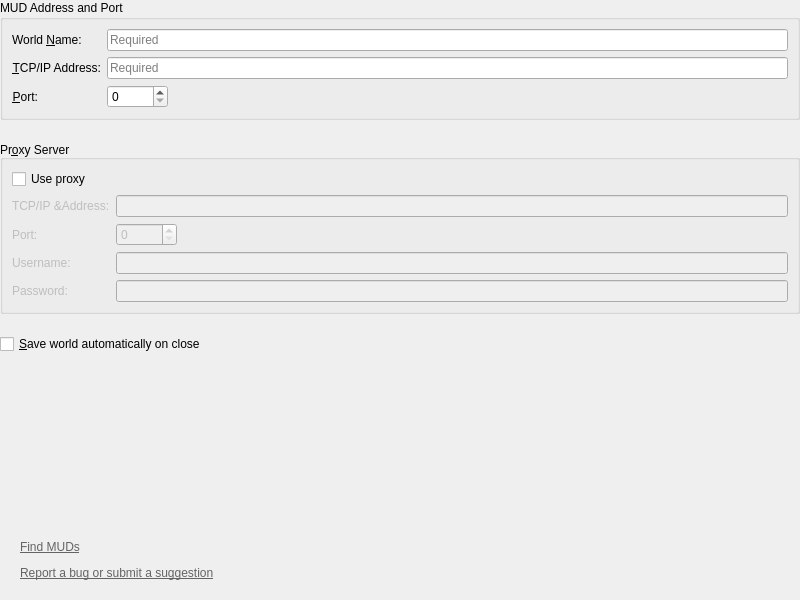
<?xml version="1.0" encoding="UTF-8"?>
<ui version="4.0">
 <class>PrefsAddress</class>
 <widget class="QWidget" name="PrefsAddress">
  <property name="geometry">
   <rect>
    <x>0</x>
    <y>0</y>
    <width>800</width>
    <height>600</height>
   </rect>
  </property>
  <property name="windowTitle">
   <string>IP Address</string>
  </property>
  <layout class="QVBoxLayout" name="_2">
   <property name="spacing">
    <number>20</number>
   </property>
   <property name="leftMargin">
    <number>0</number>
   </property>
   <property name="topMargin">
    <number>0</number>
   </property>
   <property name="rightMargin">
    <number>0</number>
   </property>
   <property name="bottomMargin">
    <number>0</number>
   </property>
   <item>
    <widget class="QGroupBox" name="_mud">
     <property name="sizePolicy">
      <sizepolicy hsizetype="Preferred" vsizetype="Preferred">
       <horstretch>4</horstretch>
       <verstretch>0</verstretch>
      </sizepolicy>
     </property>
     <property name="title">
      <string>MUD Address and Port</string>
     </property>
     <layout class="QFormLayout" name="formLayout">
      <item row="0" column="0">
       <widget class="QLabel" name="Name_label">
        <property name="text">
         <string>World &amp;Name:</string>
        </property>
        <property name="buddy">
         <cstring>Name</cstring>
        </property>
       </widget>
      </item>
      <item row="0" column="1">
       <widget class="QLineEdit" name="Name">
        <property name="placeholderText">
         <string>Required</string>
        </property>
       </widget>
      </item>
      <item row="1" column="0">
       <widget class="QLabel" name="Site_label">
        <property name="text">
         <string>&amp;TCP/IP Address:</string>
        </property>
        <property name="alignment">
         <set>Qt::AlignmentFlag::AlignRight|Qt::AlignmentFlag::AlignTrailing|Qt::AlignmentFlag::AlignVCenter</set>
        </property>
        <property name="buddy">
         <cstring>Site</cstring>
        </property>
       </widget>
      </item>
      <item row="1" column="1">
       <widget class="QLineEdit" name="Site">
        <property name="sizePolicy">
         <sizepolicy hsizetype="Expanding" vsizetype="Fixed">
          <horstretch>0</horstretch>
          <verstretch>0</verstretch>
         </sizepolicy>
        </property>
        <property name="placeholderText">
         <string>Required</string>
        </property>
       </widget>
      </item>
      <item row="2" column="0">
       <widget class="QLabel" name="Port_label">
        <property name="text">
         <string>&amp;Port:</string>
        </property>
        <property name="alignment">
         <set>Qt::AlignmentFlag::AlignRight|Qt::AlignmentFlag::AlignTrailing|Qt::AlignmentFlag::AlignVCenter</set>
        </property>
        <property name="buddy">
         <cstring>Port</cstring>
        </property>
       </widget>
      </item>
      <item row="2" column="1">
       <widget class="QSpinBox" name="Port">
        <property name="sizePolicy">
         <sizepolicy hsizetype="Fixed" vsizetype="Fixed">
          <horstretch>0</horstretch>
          <verstretch>0</verstretch>
         </sizepolicy>
        </property>
        <property name="maximum">
         <number>65535</number>
        </property>
       </widget>
      </item>
     </layout>
    </widget>
   </item>
   <item>
    <widget class="QGroupBox" name="_proxy">
     <property name="sizePolicy">
      <sizepolicy hsizetype="Preferred" vsizetype="Preferred">
       <horstretch>3</horstretch>
       <verstretch>0</verstretch>
      </sizepolicy>
     </property>
     <property name="title">
      <string>Pr&amp;oxy Server</string>
     </property>
     <property name="alignment">
      <set>Qt::AlignmentFlag::AlignBottom|Qt::AlignmentFlag::AlignLeading|Qt::AlignmentFlag::AlignLeft</set>
     </property>
     <layout class="QVBoxLayout" name="verticalLayout_2">
      <item>
       <widget class="QCheckBox" name="UseProxy">
        <property name="text">
         <string>Use proxy</string>
        </property>
       </widget>
      </item>
      <item>
       <widget class="QWidget" name="_proxy_credentials" native="true">
        <property name="enabled">
         <bool>false</bool>
        </property>
        <layout class="QFormLayout">
         <property name="leftMargin">
          <number>0</number>
         </property>
         <property name="topMargin">
          <number>0</number>
         </property>
         <property name="rightMargin">
          <number>0</number>
         </property>
         <property name="bottomMargin">
          <number>0</number>
         </property>
         <item row="0" column="0">
          <widget class="QLabel" name="ProxyServer_label">
           <property name="text">
            <string>TCP/IP &amp;Address:</string>
           </property>
          </widget>
         </item>
         <item row="0" column="1">
          <widget class="QLineEdit" name="ProxyServer"/>
         </item>
         <item row="1" column="0">
          <widget class="QLabel" name="ProxyPort_label">
           <property name="text">
            <string>Port:</string>
           </property>
          </widget>
         </item>
         <item row="1" column="1">
          <widget class="QSpinBox" name="ProxyPort">
           <property name="sizePolicy">
            <sizepolicy hsizetype="Fixed" vsizetype="Fixed">
             <horstretch>0</horstretch>
             <verstretch>0</verstretch>
            </sizepolicy>
           </property>
           <property name="maximum">
            <number>65535</number>
           </property>
          </widget>
         </item>
         <item row="2" column="0">
          <widget class="QLabel" name="ProxyUsername_label">
           <property name="text">
            <string>Username:</string>
           </property>
          </widget>
         </item>
         <item row="2" column="1">
          <widget class="QLineEdit" name="ProxyUsername"/>
         </item>
         <item row="3" column="0">
          <widget class="QLabel" name="ProxyPassword_label">
           <property name="text">
            <string>Password:</string>
           </property>
          </widget>
         </item>
         <item row="3" column="1">
          <widget class="QLineEdit" name="ProxyPassword">
           <property name="inputMethodHints">
            <set>Qt::InputMethodHint::ImhSensitiveData</set>
           </property>
          </widget>
         </item>
        </layout>
       </widget>
      </item>
     </layout>
    </widget>
   </item>
   <item>
    <widget class="QCheckBox" name="SaveWorldAutomatically">
     <property name="text">
      <string>&amp;Save world automatically on close</string>
     </property>
    </widget>
   </item>
   <item>
    <spacer name="spacer">
     <property name="orientation">
      <enum>Qt::Orientation::Vertical</enum>
     </property>
     <property name="sizeHint" stdset="0">
      <size>
       <width>0</width>
       <height>0</height>
      </size>
     </property>
    </spacer>
   </item>
   <item>
    <widget class="QLabel" name="links">
     <property name="sizePolicy">
      <sizepolicy hsizetype="Preferred" vsizetype="Expanding">
       <horstretch>0</horstretch>
       <verstretch>0</verstretch>
      </sizepolicy>
     </property>
     <property name="text">
      <string>&lt;html&gt;&lt;head/&gt;&lt;body&gt;&lt;p&gt;&lt;a href=&quot;http://www.gammon.com.au/links/muds.htm&quot;&gt;&lt;span style=&quot; text-decoration: underline; color:#646464;&quot;&gt;Find MUDs&lt;/span&gt;&lt;/a&gt;&lt;/p&gt;&lt;p&gt;&lt;a href=&quot;https://www.github.com/jnbooth/smushclient/issues&quot;&gt;&lt;span style=&quot; text-decoration: underline; color:#646464;&quot;&gt;Report a bug or submit a suggestion&lt;/span&gt;&lt;/a&gt;&lt;/p&gt;&lt;/body&gt;&lt;/html&gt;</string>
     </property>
     <property name="alignment">
      <set>Qt::AlignmentFlag::AlignBottom|Qt::AlignmentFlag::AlignLeading|Qt::AlignmentFlag::AlignLeft</set>
     </property>
     <property name="indent">
      <number>20</number>
     </property>
    </widget>
   </item>
  </layout>
 </widget>
 <resources/>
 <connections>
  <connection>
   <sender>UseProxy</sender>
   <signal>toggled(bool)</signal>
   <receiver>_proxy_credentials</receiver>
   <slot>setEnabled(bool)</slot>
   <hints>
    <hint type="sourcelabel">
     <x>303</x>
     <y>207</y>
    </hint>
    <hint type="destinationlabel">
     <x>299</x>
     <y>281</y>
    </hint>
   </hints>
  </connection>
 </connections>
</ui>
